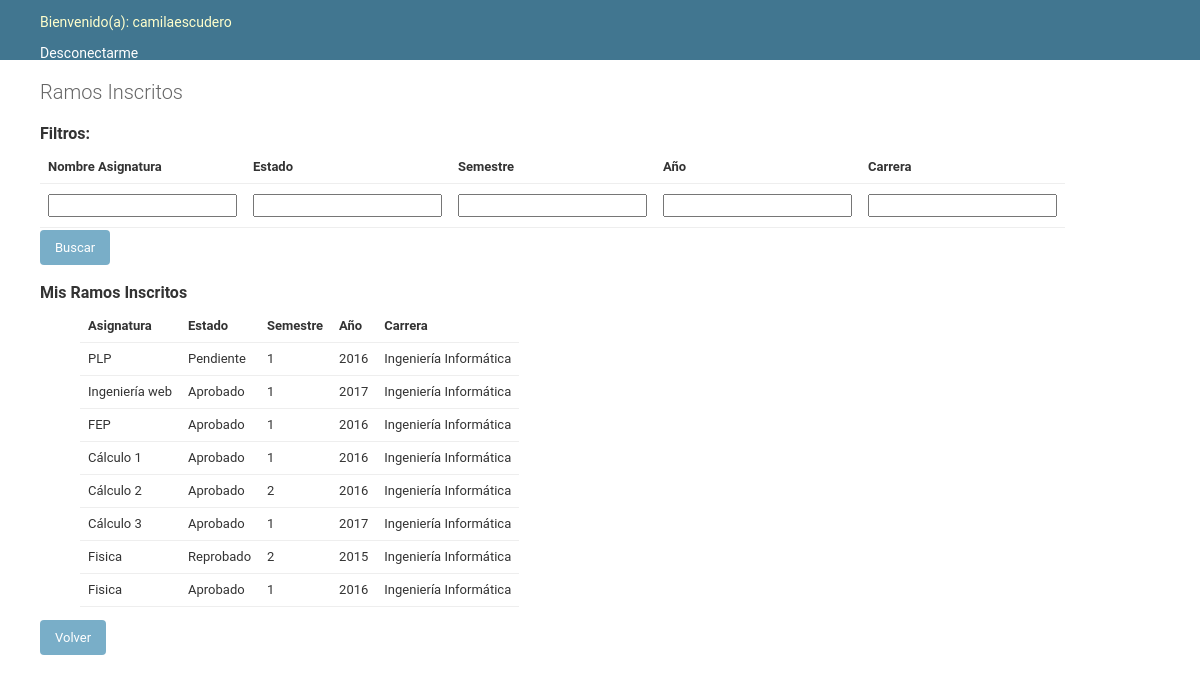
Screenshot of /nave/filtrar_ramos_estudiante/ (signed in) with the database file from the repository.
### polls/models.py (models this page shows, shortened)
class Asignatura(models.Model):
    mallaCurricular = models.ForeignKey(MallaCurricular)
    nombre = models.CharField(max_length=50)
    maxAlumnos = models.IntegerField(default=50)

class InstanciaAsignatura(models.Model):
    SELSEM = (
        ('1', 'Primer semestre'),
        ('2', 'Segundo Semestre'),
    )
    asignatura = models.ForeignKey(Asignatura)
    alumnosInscritos = models.IntegerField(default=50)
    anio = models.CharField(max_length=4)
    semestre = models.CharField(max_length=1, choices=SELSEM)
    profesor = models.CharField(max_length=50)

class Carrera(models.Model):
    nombre = models.CharField(max_length=50)

### polls/views.py (the view)
# urls.py: url('filtrar_ramos_estudiante/', views.filtrar_ramos_estudiante, name='filtrar_ramos_estudiante'),
def filtrar_ramos_estudiante(request):
    if request.user.is_authenticated():
        obj_estudiante = Estudiante.objects.get(username = request.user.username)
        lista = InscripcionAsignatura.objects.filter(estudiante=obj_estudiante.id)
        lista_inscripciones = []
        if 'carrera' in request.POST:
        	var_carrera = request.POST['carrera']
        else:
        	var_carrera = ""
        if 'anno' in request.POST:
        	var_anno = request.POST['anno']
        else:
        	var_anno = ""
        if 'semestre' in request.POST:
        	var_semestre = request.POST['semestre']
        else:
        	var_semestre = ""
        if 'asignatura' in request.POST:
        	var_asignatura = request.POST['asignatura']
        else:
        	var_asignatura = ""
        if 'estado' in request.POST:
        	var_estado = request.POST['estado']
        else:
        	var_estado = ""
        for obj in lista:
            ins_asig = InstanciaAsignatura.objects.get(id=obj.instancia.id)
            asignatura = Asignatura.objects.get(id=ins_asig.asignatura.id)
            malla= MatriculaMalla.objects.get(id=asignatura.mallaCurricular.id)
            obj_malla = MallaCurricular.objects.get(id=asignatura.mallaCurricular.id)
            obj_carrera = Carrera.objects.get(id=obj_malla.carrera.id)
            inscripcion = Inscripciones()
            inscripcion.nombre = asignatura.nombre
            inscripcion.anno = ins_asig.anio
            inscripcion.semestre = ins_asig.semestre
            inscripcion.estado = obj.estadoFinal
            inscripcion.carrera = obj_carrera.nombre
            if(obj.estadoFinal=='A'):
            	inscripcion.estado='Aprobado'
            if(obj.estadoFinal=='P'):
            	inscripcion.estado='Pendiente'
            if(obj.estadoFinal=='R'):
            	inscripcion.estado='Reprobado'
            if((inscripcion.anno == var_anno or var_anno == '') and ((inscripcion.nombre).lower() == (var_asignatura).lower() or var_asignatura == '') and
            	(inscripcion.semestre == var_semestre or var_semestre == '') and ((inscripcion.estado).lower() == (var_estado).lower() or var_estado == '') and
            	((inscripcion.carrera).lower() == (var_carrera).lower() or var_carrera == '')):
                lista_inscripciones.append(inscripcion)
        if(len(lista_inscripciones)==0):
        	inscripcion = Inscripciones()
        	inscripcion.nombre = "No se encontraron resultados"
        	lista_inscripciones.append(inscripcion)
        context = {
            'usuario': obj_estudiante,
            'lista_inscripciones': lista_inscripciones,
            'carrera' : var_carrera,
            'anno' : var_anno,
            'semestre' : var_semestre,
            'estado' : var_estado,
            'asignatura' : var_asignatura,
            }
        return render(request, 'polls/ver_ramos_estudiante.html', context)
    else:
        return render(request, 'polls/sin_autorizacion.html')

### polls/templates/polls/ver_ramos_estudiante.html (shortened to what this page needs)
{% extends 'base2.html' %}
{% load static %}
{% if user.autenticated and user.profile.role == 1%}
{% block branding %}
        <p>Bienvenido(a): {{ user.get_username }}</p>
        <p><a href="{% url 'logout'%}?next=/nave">Desconectarme</a></p>
{% endblock %}
{% block content %}
  <div>
     <h1>Ramos Inscritos</h1>
            <h2>Filtros:</h2>
        <form action="/nave/filtrar_ramos_estudiante/" method="post">
             <table summary="no_orderDate">
            <tr><th>Nombre Asignatura</th><th>Estado</th><th>Semestre</th><th>Año</th><th>Carrera</th>
              <tr>
                <td> <input class="form-control" value="{{ asignatura }}" name ="asignatura"> </td>
                <td> <input class="form-control" value="{{ estado }}" name ="estado"> </td>
                <td>  <input class="form-control" value="{{ semestre }}" name ="semestre"></td>
                <td> <input class="form-control" value="{{ anno }}" name ="anno"></td>
                <td> <input class="form-control" value="{{ carrera }}" name ="carrera"></td>
            </tr>
                </tr>
            </table>
            <input type="submit" class="btn btn-primary" value="Buscar">
        </form>
    </div>
   <h2>Mis Ramos Inscritos</h2>
    <ul>
            <table summary="no_orderDate">
            <tr><th>Asignatura</th><th>Estado</th><th>Semestre</th><th>Año</th><th>Carrera</th>
            {% for obj in lista_inscripciones%}
                    <tr><td>{{ obj.nombre }}</td><td>{{ obj.estado }}</td><td>{{ obj.semestre }}</td><td>{{ obj.anno }}</td><td>{{ obj.carrera }}</td></tr>
            {% endfor %}
            </table>
    </ul>
    <form action="/nave/estudiante/" method="get">
    <input type="submit" class="btn btn-primary" value="Volver">
</form>
{% endblock %}
    {% else %}
<li>No tiene permiso para ver este sitio</li>
<form action="/nave/" method="get">
    <input type="submit" class="btn btn-primary" value="Volver">
</form>
{% endif %}

### polls/templates/Base2.html (shortened to what this page needs)
{% load i18n static %}<!DOCTYPE html>
{% get_current_language as LANGUAGE_CODE %}{% get_current_language_bidi as LANGUAGE_BIDI %}
<html lang="{{ LANGUAGE_CODE|default:"en-us" }}" {% if LANGUAGE_BIDI %}dir="rtl"{% endif %}>
<head>
<link rel="stylesheet" type="text/css" href="{% block stylesheet %}{% static "polls/base.css" %}{% endblock %}" />
</head>
{% load i18n %}
<body class="{% if is_popup %}popup {% endif %}{% block bodyclass %}{% endblock %}"
  data-admin-utc-offset="{% now "Z" %}">
<div id="container">
    {% if not is_popup %}
    <div id="header">
        <div id="branding">
        {% block branding %}{% endblock %}
        </div>
    </div>
    {% block breadcrumbs %}
    </div>
    {% endblock %}
    {% endif %}
    <div id="content" class="{% block coltype %}colM{% endblock %}">
        {% block content %}{% endblock %}
        <br class="clear" />
    </div>
</body>
</html>

### polls/static/polls/base.css (style rules this page uses)
body { margin: 0; padding: 0; font-size: 14px; font-family: "Roboto","Lucida Grande","DejaVu Sans","Bitstream Vera Sans",Verdana,Arial,sans-serif; color: #333; background: #fff; }
a:link, a:visited { color: #447e9b; text-decoration: none; }
p, ol, ul, dl { margin: .2em 0 .8em 0; }
p { padding: 0; line-height: 140%; }
h1,h2,h3,h4,h5 { font-weight: bold; }
h1 { margin: 0 0 20px; font-weight: 300; font-size: 20px; color: #666; }
h2 { font-size: 16px; margin: 1em 0 .5em 0; }
form { margin: 0; padding: 0; }
table { border-collapse: collapse; border-color: #ccc; }
td, th { font-size: 13px; line-height: 16px; border-bottom: 1px solid #eee; vertical-align: top; padding: 8px; font-family: "Roboto", "Lucida Grande", Verdana, Arial, sans-serif; }
th { font-weight: 600; text-align: left; }
input, textarea, select, .form-row p, form .button { margin: 2px 0; padding: 2px 3px; vertical-align: middle; font-family: "Roboto", "Lucida Grande", Verdana, Arial, sans-serif; font-weight: normal; font-size: 13px; }
.button, input[type=submit], input[type=button], .submit-row input, a.button { background: #79aec8; padding: 10px 15px; border: none; border-radius: 4px; color: #fff; cursor: pointer; }
#container { position: relative; width: 100%; min-width: 980px; padding: 0; }
#content { padding: 20px 40px; }
#header { width: auto; height: 40px; padding: 10px 40px; background: #417690; line-height: 40px; color: #ffc; overflow: hidden; }
#header a:link, #header a:visited { color: #fff; }
#branding { float: left; }

### rows the page displays
Asignatura: nombre "PLP"
InstanciaAsignatura: anno "2016"
Carrera: carrera "Ingeniería Informática" "Ingeniería Informática" "Ingeniería Informática" "Ingeniería Informática" "Ingeniería Informática" "Ingeniería Informática" "Ingeniería Informática" "Ingeniería Informática"
Asignatura: nombre "Ingeniería web"
InstanciaAsignatura: anno "2017"
Asignatura: nombre "FEP"
InstanciaAsignatura: anno "2016"
Asignatura: nombre "Cálculo 1"
InstanciaAsignatura: anno "2016"
Asignatura: nombre "Cálculo 2"
InstanciaAsignatura: anno "2016"
Asignatura: nombre "Cálculo 3"
InstanciaAsignatura: anno "2017"
Asignatura: nombre "Fisica" "Fisica"
InstanciaAsignatura: anno "2015"
InstanciaAsignatura: anno "2016"

### other values shown
{{ user.get_username }} "camilaescudero"
{{ obj.estado }} "Pendiente" "Aprobado" "Aprobado" "Aprobado" "Aprobado" "Aprobado" "Reprobado" "Aprobado"
{{ obj.semestre }} "1" "1" "1" "1" "2" "1" "2" "1"
